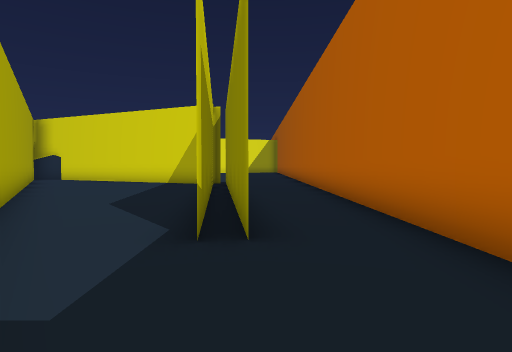
view 1 (above)

24 first-person views from a walk through a scene from a Unity 3-D project. The camera is 1.5 m above the floor, tilts 2° down and sees 75° across. The floor is counted in squares, 2 m on a side. Each view is taken from the middle of a square. On the plan, view 1 faces up. The plan holds only what a view shows up to about 11 squares ahead; the rest is blank. The place goes on beyond the plan. The player character is not drawn.

view 2
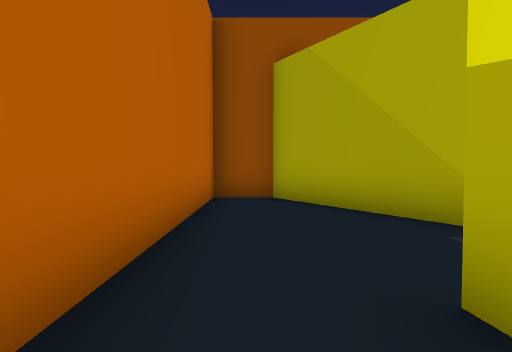

view 3
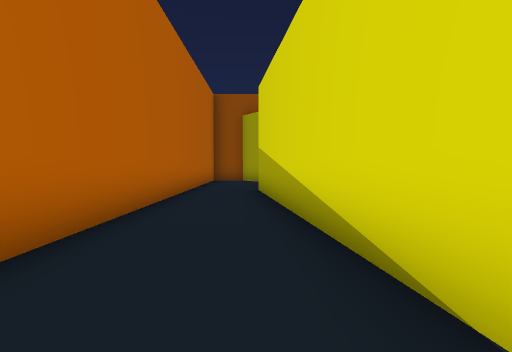

view 4
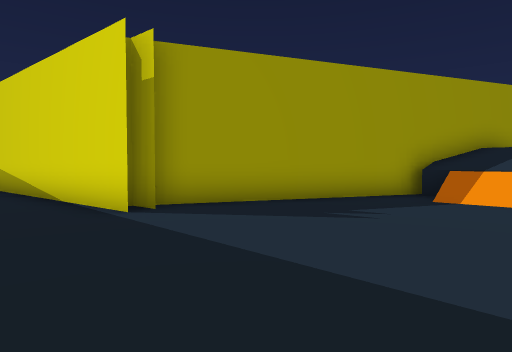

view 5
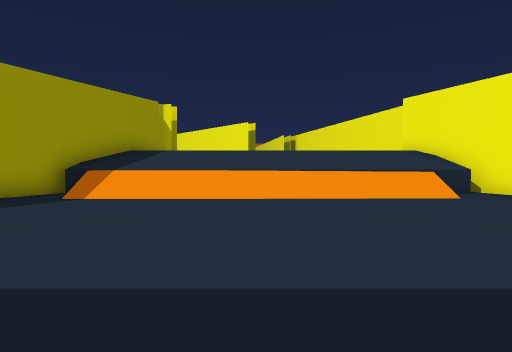

view 6
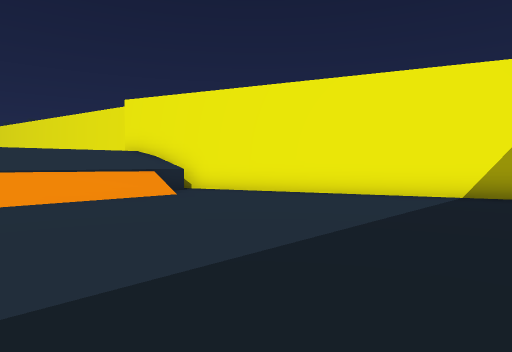

view 7
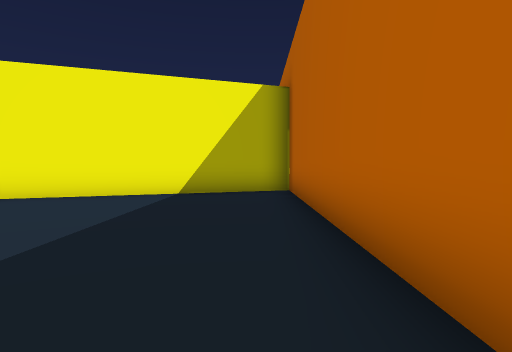

view 8
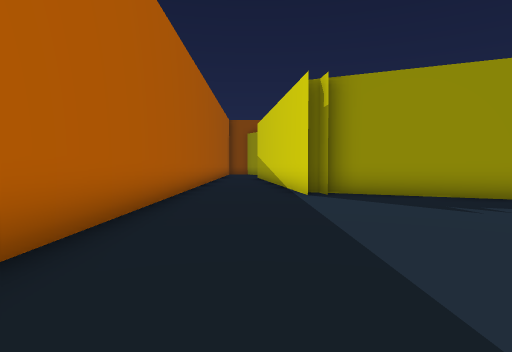

view 9
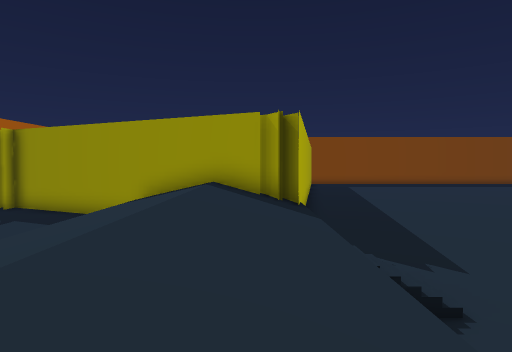

view 10
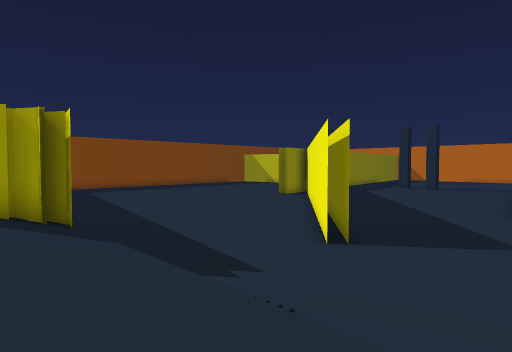

view 11
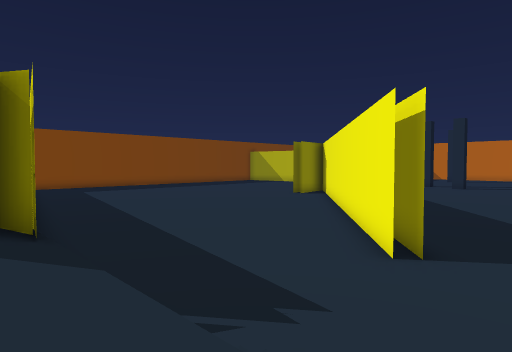

view 12
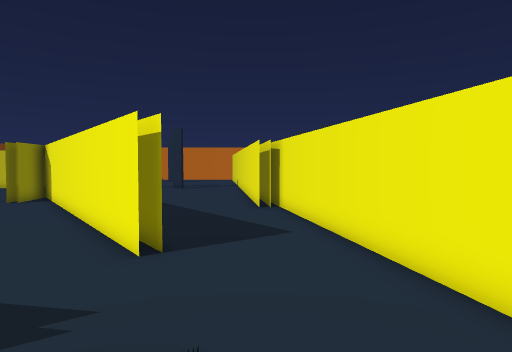

view 13
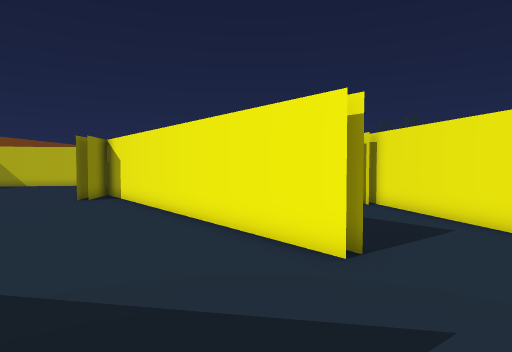

view 14
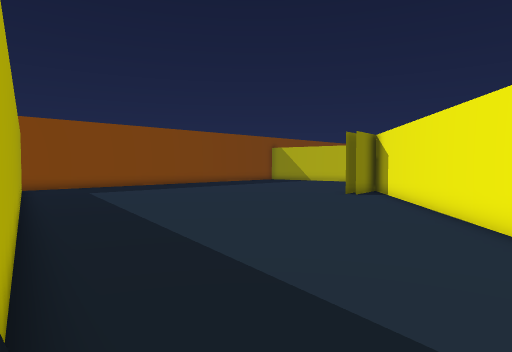

view 15
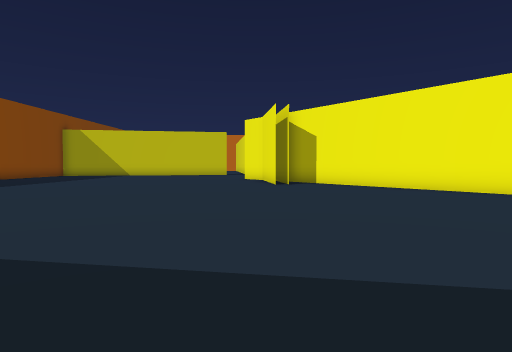

view 16
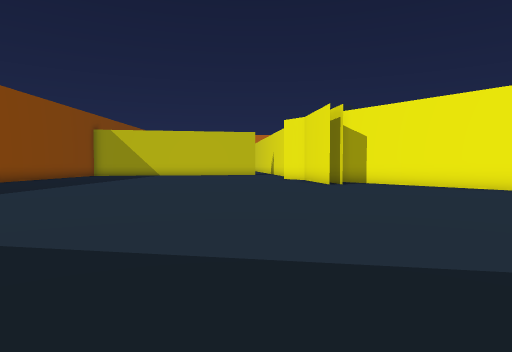

view 17
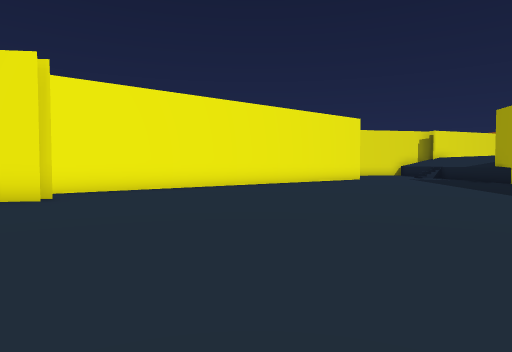

view 18
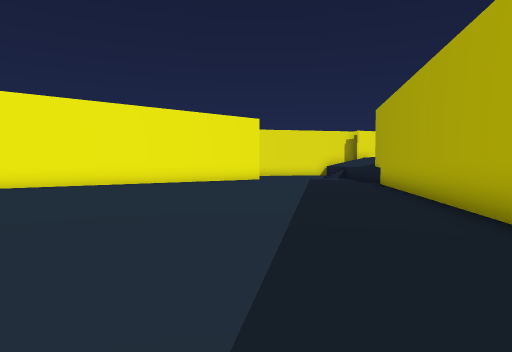

view 19
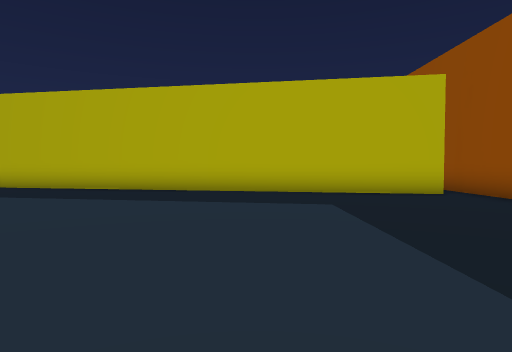

view 20
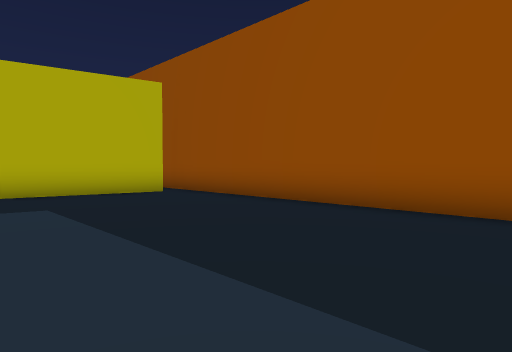

view 21
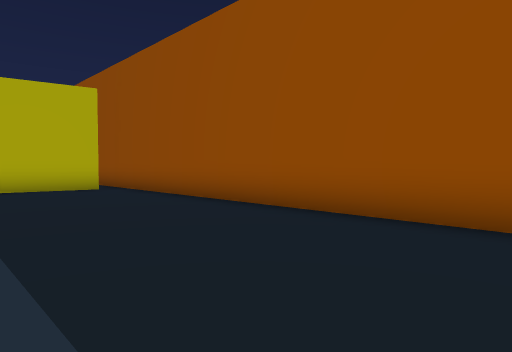

view 22
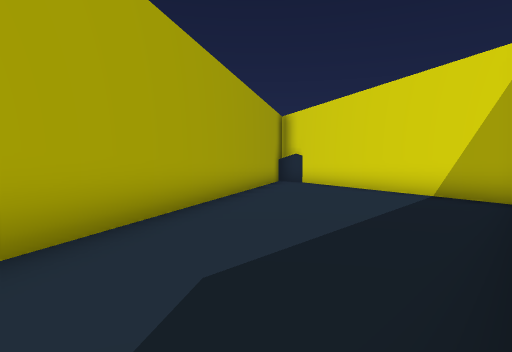

view 23
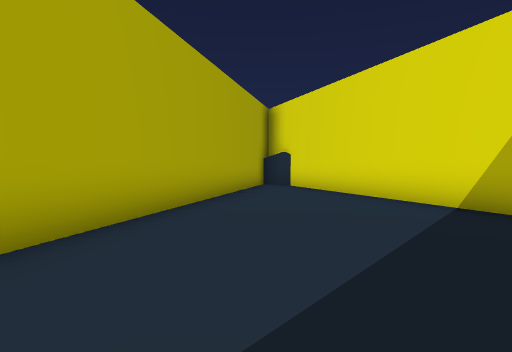

view 24
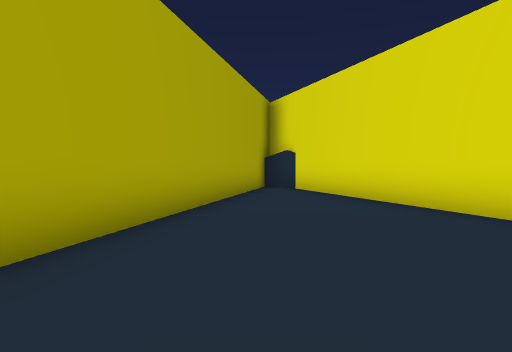

### Floor plan
Key: @ floor where view 1 was taken; # wall or solid block; . floor; / step, stairs or slope; O other object.
Columns run from 26 left of view 1 to 2 right of it. Each row starts with its distance up from view 1.
 30                          ####
 29                       ####..#
 28                    ####.....#
 27                 ####........#
 26        ######. /#/ .........#
 25     ####......  /  /........#
 24     ..........     /........#
 23    ........... //  /........#
 22    ........../     /........#
 21   ............     /........
 20   ......##....     /........
 19    ..  ##.....//   /........#
 18      ## ......O    /........#
 17     ##........O### /........#
 16    ##.........######........#
 15  ###..........# #..###......#
 14 ##............# ##...#####..#
 13 #............##  #......##..#
 12 .............#   ##......#..#
 11 .............#    ##.....#..#
 10 .............#     #.....#..#
  9 .............#     ##....#..#
  8  ............#      # ...#..#
  7  ...........##       #...#..#
  6  ...........#        ##..##.#
  5  ...........#         #...#.#
  4  ...........#           ..#.#
  3  ...........#            ...#
  2 ...........##            ...#
  1 ...........#            ##..#
  0 ...........#             #@.#
 -1 ...........#             ##.#
 -2 ............              #.#
 -3  ############             ###

Positions as (right, up) in squares from view 1, and headings:
1: (0, 0), facing up
2: (1, 5), facing down
3: (0, 13), facing down
4: (1, 19), facing down-left
5: (1, 21), facing left
6: (1, 21), facing up-left
7: (1, 21), facing up
8: (0, 22), facing down
9: (-11, 26), facing down
10: (-10, 25), facing down-left
11: (-11, 23), facing down-left
12: (-10, 23), facing left
13: (-11, 19), facing left
14: (-12, 19), facing down-left
15: (-14, 10), facing left
16: (-14, 8), facing left
17: (-22, 4), facing up
18: (-17, 4), facing up
19: (-24, 3), facing right
20: (-24, 3), facing down-right
21: (-26, 2), facing down-right
22: (-1, 5), facing up-left
23: (-2, 7), facing up-left
24: (-3, 8), facing up-left
